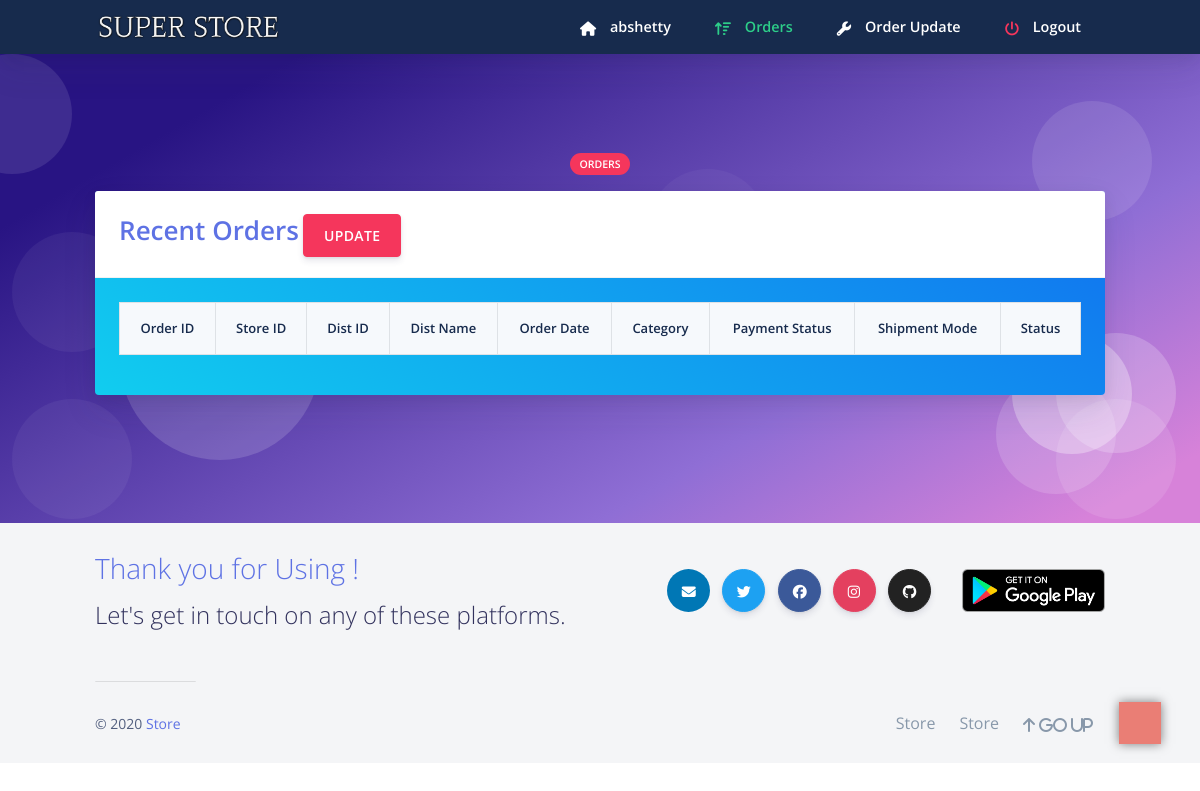
The app's page /dist/dorders.php (signed in), older data.
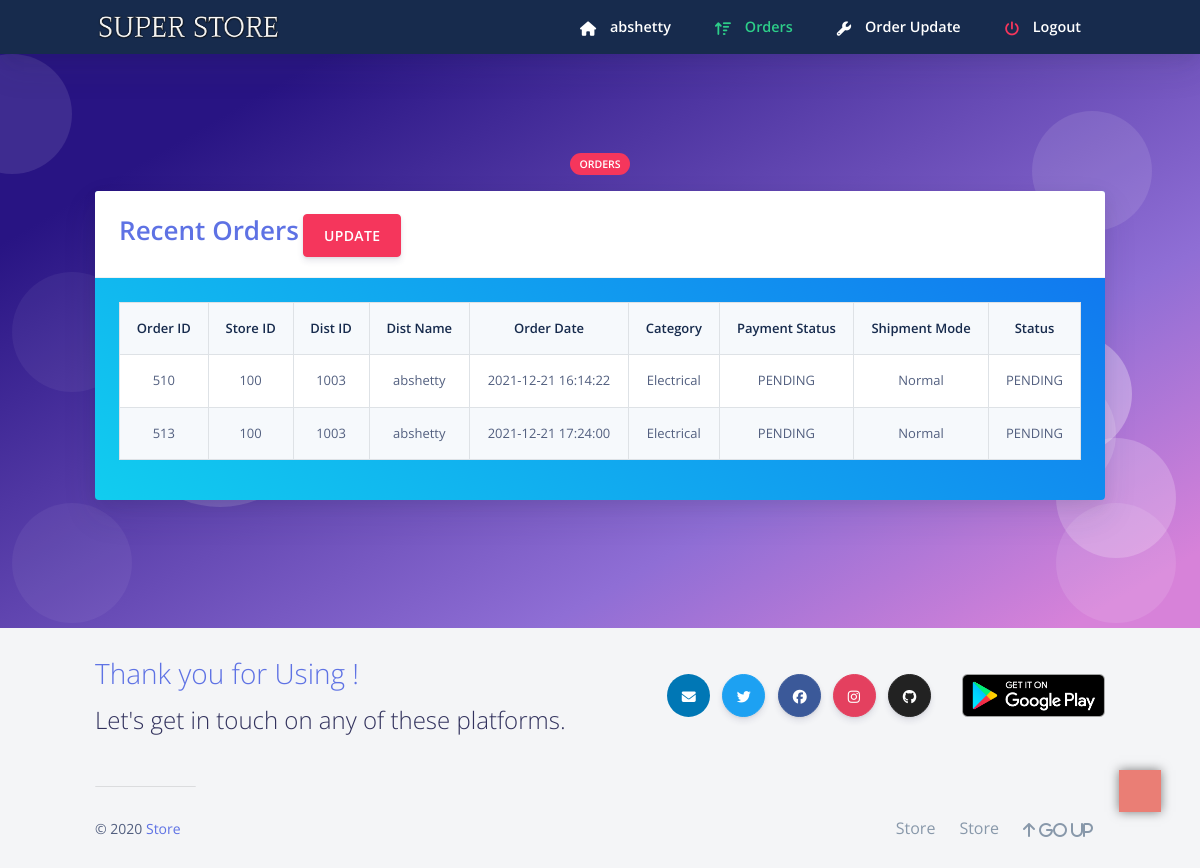
The same page, newer data.
### tables this page shows
CREATE TABLE `dstbr` (
  `DID` int(11) NOT NULL,
  `DNAME` varchar(20) NOT NULL,
  `DPASS` varchar(20) NOT NULL DEFAULT 'admin',
  `DTYPE` varchar(20) NOT NULL,
  `DLOC` varchar(30) NOT NULL
);

CREATE TABLE `strorders` (
  `SID` int(11) NOT NULL,
  `ORDID` int(11) NOT NULL,
  `DID` int(11) NOT NULL,
  `ORDDATE` timestamp NOT NULL DEFAULT current_timestamp(),
  `PMYSTAT` varchar(20) NOT NULL DEFAULT 'PENDING',
  `SHPMODE` varchar(20) NOT NULL DEFAULT 'Normal',
  `SHPSTAT` varchar(20) NOT NULL DEFAULT 'PENDING'
);

### dist/session1.php (called while the page is built, shortened)
<?php
$user_check = $_SESSION['login_user'];
$CustID=$user_check;
?>

### dist/dorders.php (the view, shortened to what this page needs)
<?php
include('session1.php');
$query4 = "SELECT * from dstbr where DID='$user_check'";
              $ses_sq4 = mysqli_query($conn, $query4);
              $row4 = mysqli_fetch_assoc($ses_sq4);
              $para2 = $row4['DNAME'];
?>
<!DOCTYPE html>
<html>
<head>
	<link rel="stylesheet" href="https://stackpath.bootstrapcdn.com/bootstrap/4.3.1/css/bootstrap.min.css"
>
	<link rel="stylesheet" href="https://pro.fontawesome.com/releases/v5.10.0/css/all.css"
/>
	<link rel="stylesheet" href=" https://cdnjs.cloudflare.com/ajax/libs/bootstrap-social/5.1.1/bootstrap-social.min.css "/>
  <link href="https://use.fontawesome.com/releases/v5.0.6/css/all.css" rel="stylesheet">
  <link href="../assets/css/nucleo-icons.css" rel="stylesheet" />
  <link href="../assets/css/nucleo-svg.css" rel="stylesheet" />
  <link rel="stylesheet" href="../assets/css/creativetim.min.css" type="text/css">
</head>
  <body class="bg-white" id="top">
    <nav
      id="navbar-main"
      class="
        navbar navbar-main navbar-expand-lg
        bg-default
        navbar-light
        position-sticky
        top-0
        shadow
        py-0
      "
    >
      <div class="container">
        <ul class="navbar-nav navbar-nav-hover align-items-lg-center">
          <li class="nav-item dropdown">
            <a href="../index.php" class="navbar-brand mr-lg-5 text-white">
                               <img src="../assets/img/nav.png" />
            </a>
          </li>
        </ul>
        <div class="navbar-collapse collapse bg-default" id="navbar_global">
          <ul class="navbar-nav align-items-lg-center ml-auto">
		   <li class="nav-item">
              <a href="dhome.php" class="nav-link">
                <span class="text-white nav-link-inner--text font-weight-bold"
                  ><i class="text-white fas fa-home"></i> <?php echo $para2 ?> </span
                >
              </a>
            </li>
			 <li class="nav-item">
              <a href="dorders.php" class="nav-link">
                <span class="text-success nav-link-inner--text font-weight-bold"
                  ><i class="text-success fas fa-sort-amount-up"></i> Orders</span
                >
              </a>
            </li>
			<li class="nav-item">
              <a href="dordupdate.php" class="nav-link">
                <span class="text-white nav-link-inner--text font-weight-bold"
                  ><i class="text-white fas fa-wrench"></i> Order Update</span
                >
              </a>
            </li>
		   <li class="nav-item">
              <a href="logout1.php" class="nav-link">
                <span class="text-white nav-link-inner--text font-weight-bold"
                  ><i class="text-danger fas fa-power-off"></i> Logout</span
                >
              </a>
            </li>
          </ul>
        </div>
      </div>
    </nav>
  <section class="section section-shaped section-lg">
    <div class="shape shape-style-1 shape-primary">
      <span></span>
      <span></span>
      <span></span>
      <span></span>
      <span></span>
      <span></span>
      <span></span>
      <span></span>
      <span></span>
      <span></span>
    </div>
<div class="container ">
    	 <div class="row">
          <div class="col-md-8 mx-auto text-center">
            <span class="badge badge-danger badge-pill mb-3">Orders</span>
          </div>
        </div>
          <div class="row row-content">
            <div class="col-md-12 mb-3">
			<div class="card text-white bg-gradient-info mb-3">
				  <div class="card-header">
				  <span class=" text-primary display-4" >Recent Orders</span>
					 <a class=" btn btn-danger pull-right" href="dordupdate.php">
                        UPDATE
                      </a>
				  </div>
				  <div class="card-body text-white">
					 <table class="table table-reponsive table-striped table-hover table-bordered bg-gradient-white text-center">
						<tr class="font-weight-bold text-default">
						  <th>Order ID</th>
						  <th>Store ID</th>
						  <th>Dist ID</th>
						  <th>Dist Name</th>
						  <th>Order Date</th>
						  <th>Category</th>
						  <th>Payment Status</th>
						  <th>Shipment Mode</th>
						  <th> Status</th>
						</tr>
        <?php
      $order59 ="SELECT s.*,m.DTYPE, m.DNAME FROM strorders s , dstbr m where m.DID=$CustID and m.did=s.did";
      $food9 = mysqli_query($conn, $order59);
      while($oss55 = mysqli_fetch_assoc($food9))
      {echo '<tr>
	  <td>'. $oss55["ORDID"]."</td>
	  <td>". $oss55["SID"]."</td>
	  <td>". $oss55["DID"]."</td>
		  <td>". $oss55["DNAME"]."</td>
	  <td>". $oss55["ORDDATE"]."</td>
	<td>". $oss55["DTYPE"]."</td>
	<td>". $oss55["PMYSTAT"]."</td>
	<td>". $oss55["SHPMODE"]."</td>
	<td>". $oss55["SHPSTAT"]."</td>
		</tr>";
      }
?>
				  </table>
				  </div>
				</div>
		</div>
	</div>
	</div>
</section>
    <?php require("../footer.php");?>
</body>
</html>

### footer.php (shortened to what this page needs)
<footer class="footer " id="bottom">
   <div class="container">
     <div class="row row-grid align-items-center mb-5">
       <div class="col-lg-6">
         <h3 class="text-primary font-weight-light mb-2">Thank you for Using !</h3>
         <h4 class="mb-0 font-weight-light">Let's get in touch on any of these platforms.</h4>
       </div>
       <div class="col-lg-4 text-lg-right btn-wrapper ">
         <button target="_blank" href="/" rel="nofollow" class="btn btn-icon-only btn-linkedin rounded-circle" data-toggle="tooltip" data-original-title="Mail Us">
           <span class="btn-inner--icon"><i class="fas fa-envelope"></i></span>
         </button>
         <button target="_blank" href="/" rel="nofollow" class="btn btn-icon-only btn-twitter rounded-circle" data-toggle="tooltip" data-original-title="Follow us">
           <span class="btn-inner--icon"><i class="fab fa-twitter"></i></span>
         </button>
         <button target="_blank" href="/" rel="nofollow" class="btn-icon-only rounded-circle btn btn-facebook" data-toggle="tooltip" data-original-title="Like us">
           <span class="btn-inner--icon"><i class="fab fa-facebook"></i></span>
         </button>
         <button target="_blank" href="/" rel="nofollow" class="btn btn-icon-only btn-instagram rounded-circle" data-toggle="tooltip" data-original-title="Follow us">
           <span class="btn-inner--icon"><i class="fab fa-instagram "></i></span>
         </button>
         <button target="_blank" href="/" rel="nofollow" class="btn btn-icon-only btn-github rounded-circle" data-toggle="tooltip" data-original-title="Star on Github">
           <span class="btn-inner--icon"><i class="fab fa-github"></i></span>
         </button>
       </div>
             <div class="col-lg-2 d-none d-md-block">
               <a  href=""  >
             <img class="img img-fluid img-responsive" width="100%" src="assets/img/play.png">
         </a>
     </div>
     </div>
     <hr>
     <div class="row align-items-center justify-content-md-between">
       <div class="col-md-6">
         <div class="copyright">
           &copy; 2020 <a href="#" target="_blank">Store</a>
         </div>
       </div>
       <div class="col-md-6">
         <ul class="nav nav-foote justify-content-end">
           <li class="nav-item">
             <a href="index.php" class="nav-link" >Store</a>
           </li>
           <li class="nav-item">
             <a href="#team" class="nav-link" >Store</a>
           </li>
           <li class="nav-item">
             <a href="#up" class="nav-link" ><i class="fas fa-arrow-up" > Go UP </i></a>
           </li>
         </ul>
       </div>
     </div>
   </div>
             <a href="#" id="toTopBtn" class="cd-top text-replace js-cd-top cd-top--is-visible cd-top--fade-out" data-abc="true"></a>
 </footer>

### assets/css/nucleo-svg.css (style rules this page uses)
#toTopBtn { position: fixed; bottom: 56px; right: 39px; z-index: 98; padding: 21px; background-color: hsla(5, 76%, 62%, .8) }
.cd-top { position: fixed; bottom: 20px; bottom: var(--cd-back-to-top-margin); right: 20px; right: var(--cd-back-to-top-margin); display: inline-block; height: 40px; height: var(--cd-back-to-top-size); width: 40px; width: var(--cd-back-to-top-size); box-shadow: 0 0 10px rgba(0, 0, 0, .5) !important; background: url(https://res.cloudinary.com/dxfq3iotg/image/upload/v1571057658/cd-top-arrow.svg) no-repeat center 50%; background-color: hsla(5, 76%, 62%, .8); background-color: hsla(var(--cd-color-3-h), var(--cd-color-3-s), var(--cd-color-3-l), 0.8) }

Row changes from the older to the newer data that the page shows:
added strorders: ORDID "510", SID "100", DID "1003", DID.DNAME "abshetty", ORDDATE "2021-12-21 16:14:22", DID.DTYPE "Electrical", PMYSTAT "PENDING", SHPMODE "Normal", SHPSTAT "PENDING"
added strorders: ORDID "513", SID "100", DID "1003", DID.DNAME "abshetty", ORDDATE "2021-12-21 17:24:00", DID.DTYPE "Electrical", PMYSTAT "PENDING", SHPMODE "Normal", SHPSTAT "PENDING"
